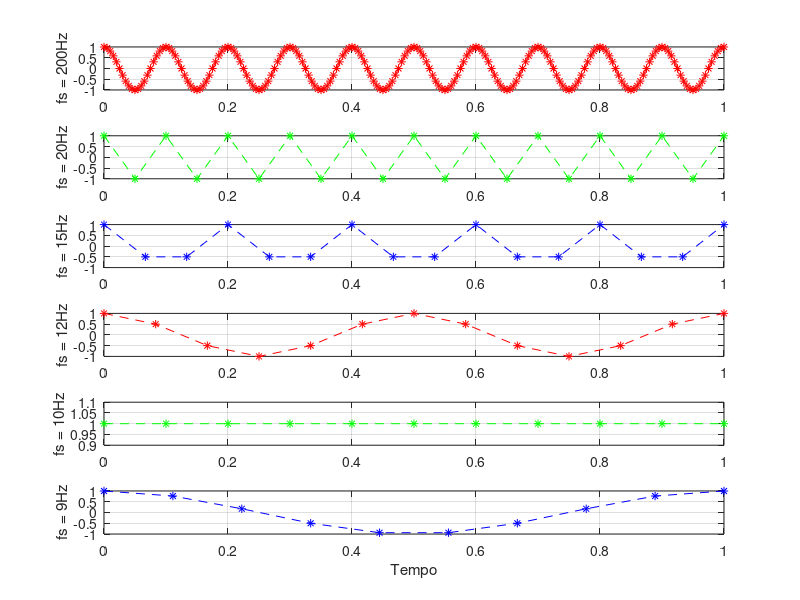

MATLAB code to generate this figure: (Note: this script raises an error after producing the figure.)
% Transmissão de dados
% Matheus Pereira dos Santos RA: 1748823

% Observação do efeito Aliasing

%% Exercício 1


N = 5000;    % Número de amostras
fm = 10;    % frequência da mensamgem

%%% fs=200; 
fs=200;               %frequência de amostragem
Ts=1/fs;              %período de amostragem
t=(0:N-1)*Ts;         %vetor do tempo
m = cos(2*pi*fm*t);   %sinal de mensagem

figure
subplot(6,1,1)
plot(t,m,'r--*')
xlim([0 1])
grid on
str1 = ['fs = ' num2str(fs) 'Hz'];   %str1 é um vetor de strings 
ylabel(str1)
% ---------------------
%%% fs = 20 Hz
fs = 20;   % frequência de amostragem
Ts = 1/fs;  % período de amostragem
temp = (0:N-1)*Ts;  % vetor do tempo
m = cos(2*pi*fm*temp);  % sinal de mensagem

subplot(6,1,2)
plot(temp, m, 'g--*')
xlim([0 1])
grid on
str2 = ['fs = ' num2str(fs) 'Hz'];   %str1 é um vetor de strings
ylabel(str2)
%----------------------
%%% fs = 15 Hz
fs = 15;    % frequência de amostragem igual a 15Hz
Ts = 1/fs;  %período de amostragem para a frequência atual
temp = (0: N-1)*Ts;  % vetor de tempo
m = cos(2*pi*fm*temp);  % sinal de mensagem

subplot(6,1,3)
plot(temp, m, 'b--*')
xlim([0 1])
grid on
str3 = ['fs = ' num2str(fs) 'Hz'];  % vetor de strings para legenda
ylabel(str3);
%----------------------
%%% fs = 12Hz
fs = 12;    % frequência de amostragem
Ts = 1/fs;  % novo período de amostragem
temp = (0: N-1)*Ts;  % novo vetor de tempo
% sinal de mensagem
m = cos(2*pi*fm*temp);
% Transformada rápida

subplot(6,1,4)
plot(temp, m, 'r--*')
xlim([0 1])
grid on
str4 = ['fs = ' num2str(fs) 'Hz'];
ylabel(str4);
%-----------------------
%%% fs = 10Hz
% frequência de amostragem e período de amostragem
fs = 10;
Ts = 1/fs;
% vetor do tempo
temp = (0:N-1)*Ts;
%sinal da mensagem e transformada rápida de fourier
m = cos(2*pi*fm*temp);

subplot(6,1,5)
plot(temp, m, 'g--*')
xlim([0 1]);
grid on
str5 = ['fs = ' num2str(fs) 'Hz'];
ylabel(str5);
%-------------------------
%%% fs = 9Hz
% frequência de amostragem e período de amostragem
fs = 9;
Ts = 1/fs;
% vetor de tempo
temp = (0: N-1)*Ts;
% sinal de mensagem
m = cos(2*pi*fm*temp);
subplot(6,1,6)
plot(temp, m, 'b--*')
xlim([0 1]);
grid on
str6 = ['fs = ' num2str(fs) 'Hz'];
ylabel(str6);

xlabel('Tempo');

%% Exercício 2
clear all;
clc;

load audio; %carregando o aúdio

m = m';
fs = 176400;
N = length(m);

%%%% (a) K = 18
k = 18;
fs2 = fs/k;

m2 = m(1: k :end);
N = length(m2);
%%% frequência fs = 176400
Ts = 1/fs;
% vetor de tempo
temp = (0:N-1)*Ts;
tst_impar = mod(N, 2);
    if tst_impar == 1
        N = N+1;
    end
M1 = fft(m)/N;  % transformada rápida de fourier
M = abs(2*M1(1:N/2+1));
f = linspace(0, fs2/2000, N/2+1);

figure
subplot(5,2,1)
plot(temp, m2, 'r');
xlim([0.4 0.41])
grid on
str1 = ['fs = ' num2str(fs2/1000) 'Hz'];
ylabel(str1);
subplot(5,2,2)
fs2x = [fs2/2000 fs2/2000];
fs2y = [0 max(M)];
plot(f,M, 'b--*');
hold on
plot(fs2x, fs2y, 'r--', 'LineWidth', 2)
grid on
xlim([0 6])
%-------------------------
%%% (b) k = 35

k = 35;
fs2 = fs/k;

m2 = m(1: k: end);
N = length(m2);
Ts = 1/fs2;
temp = (0: N-1)*Ts;
tst_impar = mod(N, 2);
    if tst_impar == 1
        N = N+1;
    end
M2 = fft(m2)/N;  % transformada rápida de fourier
M = abs(2*M2(1:N/2+1));
f = linspace(0, fs2/2000, N/2+1);
subplot(5,2,3)
plot(temp, m2, 'g')
xlim([0.4 0.41])
grid on
str2 = ['fs = ' num2str(fs2/1000) 'Hz'];
ylabel(str2);
subplot(5,2,4)
fs2x = [fs2/2000 fs2/2000];
fs2y = [0 max(M)];
plot(f, M, 'g')
hold on
plot(fs2x, fs2y, 'r--', 'LineWidth', 2)
grid on
xlim([0 6])
%-------------------------
%%% (c) k = 70
k = 70;
fs2 = fs/k;
m2 = m(1: k: end);
N = length(m2);
Ts = 1/fs2;
temp = (0:N-1)*Ts;
tst_impar = mod(N, 2);
    if tst_impar == 1
        N = N+1;
    end
M3 = fft(m2)/N;
M = abs(2*M3(1:N/2+1));
f = linspace(0, fs2/2000, N/2+1);
subplot(5,2,5)
plot(temp, m2, 'r')
xlim([0.4 0.41])
grid on
str3 = ['fs = ' num2str(fs2/2000) 'Hz'];
ylabel(str3);
subplot(5,2,6)
fs2x = [fs2/2000 fs2/2000];
fs2y = [0 max(M)];
plot(f, M, 'r')
hold on
plot(fs2x, fs2y, 'b--', 'LineWidth', 2)
grid on
xlim([0 6])
%-----------------------------
%%% (d) k = 140
k = 140;
fs2 = fs/k;
m2 = m(1: k: end);
N = length(m2);
Ts = 1/fs2; % período
temp = (0 : N-1)*Ts; % vetor de tempo
tst_impar = mod(N, 2);
    if tst_impar == 1
        N = N+1;
    end
M4 = fft(m2)/N;
M = abs(2*M4(1:N/2+1));
f = linspace(0, fs2/2000, n/2+1);
subplot(5,2,7);
plot(temp, m2, 'g');
xlim([0.4 0.41]);
grid on
str5 = ['fs = ' num2str(fs2/1000) 'Hz'];
ylabel(str5);
subplot(5,2,8)
fs2x = [fs2/2000 fs2/2000];
fs2y = [0 max(M)];
plot(f, M, 'g')
hold on
plot(fs2x, fs2y, 'r--', 'LineWidth', 2)
grid on
xlim([0 6])
%---------------------------

%%% (e) k = 140 descomentando o filtro passa-baixa anti-aliasing
k = 140;
fs2 = fs2/k;

flp = fs2/2;
filtro = fir1(2000, flp/(fs/2));    % obtenção do filtro em t
mfilt = filter(filtro, 1, m);
m = mfilt;
m2 = m(1: k: end);
N = length(m2);

Ts = 1/fs2;
temp = (0: N-1)*Ts;
tst_impar = mod(N, 2);
    if tst_impar == 1
        N = N+1;
    end
M6 = fft(m2)/N;
M = abs(2*M6(1:N/2+1));
f = linspace(0, fs2/2000, N/2+1);

subplot(5,2,9)
plot(temp, m2, 'b')
xlim([0.4 0.41])
grid on
str6 = ['fs = '  num2str(fs2/1000) 'Hz'];
ylabel(str6);
subplot(5,2,10)
fs2x = [fs2/2000 fs2/2000];
fs2y = [0 max(M)];
plot(f, M, 'b')
hold on
plot(fs2x, fs2y, 'r--', 'LineWidth', 2)
grid on
xlim([0 6])

sound(m, fs)
pause(3)
sound(m2, fs2)
